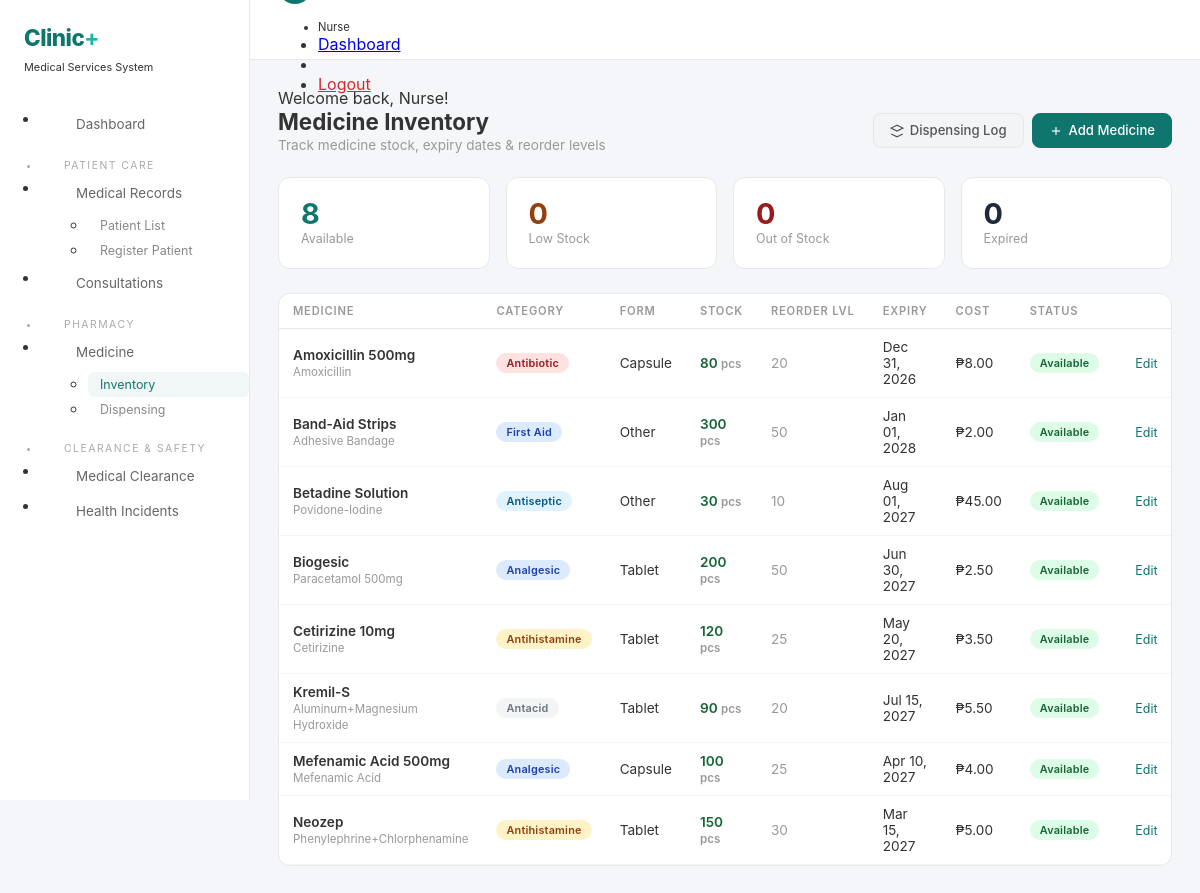
/modules/medicine_inventory/index.php (signed in), run on the app's committed database.
### tables this page shows
CREATE TABLE `medicines` (
  `medicine_id` int(11) NOT NULL AUTO_INCREMENT,
  `name` varchar(200) NOT NULL,
  `generic_name` varchar(200) DEFAULT NULL,
  `category` enum('Analgesic','Antibiotic','Antiviral','Antiseptic','Vitamins','First Aid','Antacid','Antihistamine','Antifungal','Other') DEFAULT 'Other',
  `dosage_form` enum('Tablet','Capsule','Syrup','Cream','Ointment','Injection','Drops','Inhaler','Other') DEFAULT 'Tablet',
  `unit` varchar(50) DEFAULT 'pcs',
  `stock_quantity` int(11) NOT NULL DEFAULT 0,
  `reorder_level` int(11) DEFAULT 10,
  `expiry_date` date DEFAULT NULL,
  `supplier` varchar(150) DEFAULT NULL,
  `unit_cost` decimal(10,2) DEFAULT 0.00,
  `status` enum('Available','Low Stock','Out of Stock','Expired') DEFAULT 'Available',
  `created_at` timestamp NOT NULL DEFAULT current_timestamp(),
  `updated_at` timestamp NOT NULL DEFAULT current_timestamp() ON UPDATE current_timestamp(),
  PRIMARY KEY (`medicine_id`)
);

### config/db.php (called while the page is built, shortened)
<?php
class Database {
    private static ?PDO $connection = null;
    public static function getConnection(): PDO {
        if (self::$connection === null) {
            try { $dsn = sprintf('mysql:host=%s;dbname=%s;charset=%s', self::DB_HOST, self::DB_NAME, self::DB_CHARSET);
                self::$connection = new PDO($dsn, self::DB_USER, self::DB_PASS, self::PDO_OPTIONS);
            } catch (PDOException $e) { $ld=__DIR__.'/../logs'; if(!is_dir($ld))mkdir($ld,0755,true); error_log("[".date('Y-m-d H:i:s')."] DB: ".$e->getMessage().PHP_EOL,3,$ld.'/db_errors.log'); throw new RuntimeException('Database unavailable.'); }
        } return self::$connection;
    }
}

### controllers/ClinicController.php (called while the page is built, shortened)
<?php
require_once __DIR__.'/../config/db.php';
require_once __DIR__.'/../includes/helpers.php';
require_once __DIR__.'/../models/BaseModel.php';
class ClinicController {
    private Medicine $medicine;
    public function __construct() {
        $this->medicine = new Medicine();
    }
    public function getMedicines(): array { $this->medicine->refreshStatuses(); return $this->medicine->all([],'name ASC'); }
}

### models/BaseModel.php (called while the page is built, shortened)
<?php
abstract class BaseModel {
    protected PDO $db;
    protected string $table;
    public function __construct() { $this->db = Database::getConnection(); }
    public function all(array $cond=[], string $order=''): array {
        $sql="SELECT * FROM {$this->table}"; $p=[];
        if($order)$sql.=" ORDER BY $order"; $stmt=$this->db->prepare($sql); $stmt->execute($p); return $stmt->fetchAll(PDO::FETCH_ASSOC);
    }
}

### modules/medicine_inventory/index.php (the view, shortened to what this page needs)
<?php
require_once __DIR__.'/../../controllers/ClinicController.php';
$ctrl=new ClinicController();
$medicines=$ctrl->getMedicines();
$showAdd=($_GET['action']??'')==='add';
$showEdit=isset($_GET['edit']);
$editMed=null;
$stats=['total'=>count($medicines),'available'=>0,'low'=>0,'out'=>0,'expired'=>0];
foreach($medicines as $m){
    if($m['status']==='Available')$stats['available']++;
    elseif($m['status']==='Low Stock')$stats['low']++;
    elseif($m['status']==='Out of Stock')$stats['out']++;
    elseif($m['status']==='Expired')$stats['expired']++;
}
$pageTitle='Medicine Inventory';include __DIR__.'/../../includes/layout_top.php';
?>
<div class="page-hd">
<div><h3>Medicine Inventory</h3><p>Track medicine stock, expiry dates &amp; reorder levels</p></div>
<div class="flex gap-8">
<a href="<?=get_module_path('medicine_inventory')?>/dispensing.php" class="btn btn-s"><svg width="14" height="14" viewBox="0 0 24 24" fill="none" stroke="currentColor" stroke-width="2"><path d="M12 2L2 7l10 5 10-5-10-5z"/><path d="M2 17l10 5 10-5"/></svg> Dispensing Log</a>
<a href="?action=add" class="btn btn-p"><svg width="14" height="14" viewBox="0 0 24 24" fill="none" stroke="currentColor" stroke-width="2"><line x1="12" y1="5" x2="12" y2="19"/><line x1="5" y1="12" x2="19" y2="12"/></svg> Add Medicine</a>
</div>
</div>
<div class="st-row">
<div class="st"><div class="st-v" style="color:#0f766e"><?=$stats['available']?></div><div class="st-l">Available</div></div>
<div class="st"><div class="st-v" style="color:#92400e"><?=$stats['low']?></div><div class="st-l">Low Stock</div></div>
<div class="st"><div class="st-v" style="color:#991b1b"><?=$stats['out']?></div><div class="st-l">Out of Stock</div></div>
<div class="st"><div class="st-v" style="color:#1f2937"><?=$stats['expired']?></div><div class="st-l">Expired</div></div>
</div>
<?php if($showAdd||($showEdit&&$editMed)):$m=$editMed;$isEdit=(bool)$m;?>
<?php else:?>
<div class="card"><div class="card-bd np"><div class="overflow-x">
<table class="tbl"><thead><tr><th>Medicine</th><th>Category</th><th>Form</th><th>Stock</th><th>Reorder Lvl</th><th>Expiry</th><th>Cost</th><th>Status</th><th></th></tr></thead><tbody>
<?php foreach($medicines as $m):
    $expSoon=$m['expiry_date']&&strtotime($m['expiry_date'])<=strtotime('+90 days');
?><tr>
<td><span class="text-bold"><?=sanitize_output($m['name'])?></span><br><span class="text-xs text-muted"><?=sanitize_output($m['generic_name']??'')?></span></td>
<td><?=get_status_badge($m['category'])?></td>
<td class="text-sm"><?=sanitize_output($m['dosage_form'])?></td>
<td class="text-bold" style="color:<?=$m['stock_quantity']<=($m['reorder_level']??10)?'#dc2626':'#166534'?>"><?=$m['stock_quantity']?> <span class="text-xs text-muted"><?=sanitize_output($m['unit']??'')?></span></td>
<td class="text-sm text-muted"><?=$m['reorder_level']?></td>
<td class="text-xs <?=$expSoon?'text-bold':''?>" style="<?=$expSoon?'color:#dc2626':''?>"><?=format_date($m['expiry_date'])?></td>
<td class="text-sm"><?=format_currency((float)$m['unit_cost'])?></td>
<td><?=get_status_badge($m['status'])?></td>
<td><a href="?edit=<?=$m['medicine_id']?>" class="btn-txt" style="font-size:.78rem">Edit</a></td>
</tr><?php endforeach;?>
</tbody></table>
</div></div></div>
<?php endif;?>
<?php include __DIR__.'/../../includes/layout_bottom.php';?>

### includes/helpers.php (shortened to what this page needs)
<?php
function sanitize_output(string $d): string { return htmlspecialchars($d, ENT_QUOTES, 'UTF-8'); }
function base_url(): string { $p=(!empty($_SERVER['HTTPS'])&&$_SERVER['HTTPS']!=='off')?'https':'http'; return "{$p}://".($_SERVER['HTTP_HOST']??'localhost')."/clinic"; }
function get_module_path(string $m): string { return base_url()."/modules/{$m}"; }
function format_date(?string $d, string $f='M d, Y'): string { if(!$d)return "\xe2\x80\x94"; $t=strtotime($d); return $t?date($f,$t):''; }
function format_currency(float $a): string { return "\xe2\x82\xb1".number_format($a,2); }
function get_status_badge(string $s): string {
    $m=['Active'=>'success','Inactive'=>'secondary','Graduated'=>'info','Pending'=>'warning','Cleared'=>'success','Not Cleared'=>'danger','Conditional'=>'warning',
        'Open'=>'danger','Under Review'=>'warning','Resolved'=>'success','Closed'=>'secondary',
        'Ongoing'=>'info','Completed'=>'success','Follow-up'=>'warning','Referred'=>'primary',
        'Available'=>'success','Low Stock'=>'warning','Out of Stock'=>'danger','Expired'=>'dark',
        'Minor'=>'info','Moderate'=>'warning','Severe'=>'danger','Critical'=>'dark',
        'Physical Exam'=>'primary','Lab Result'=>'info','Vaccination'=>'success','Dental'=>'warning','Vision'=>'info','Xray'=>'secondary','Medical History'=>'dark','Other'=>'secondary',
        'Injury'=>'danger','Illness'=>'warning','Allergic Reaction'=>'danger','Fainting'=>'warning','Seizure'=>'danger','Mental Health'=>'info','Accident'=>'danger',
        'Analgesic'=>'primary','Antibiotic'=>'danger','Antiviral'=>'warning','Antiseptic'=>'info','Vitamins'=>'success','First Aid'=>'primary','Antacid'=>'secondary','Antihistamine'=>'warning','Antifungal'=>'info',
        'Tablet'=>'primary','Capsule'=>'info','Syrup'=>'warning','Cream'=>'secondary','Ointment'=>'secondary',
        'Enrollment'=>'primary','OJT'=>'info','Sports'=>'success','Graduation'=>'dark','Employment'=>'warning','Field Trip'=>'info',
        'Archived'=>'secondary','Draft'=>'secondary','Male'=>'primary','Female'=>'info','Unknown'=>'secondary',
        'A+'=>'danger','A-'=>'danger','B+'=>'info','B-'=>'info','AB+'=>'warning','AB-'=>'warning','O+'=>'success','O-'=>'success'];
    $c=$m[$s]??'secondary';
    return '<span class="bd bd-'.$c.'">'.sanitize_output($s).'</span>';
}

### includes/layout_top.php (style rules this page uses)
:root { --c1:#0f766e;--c2:#14b8a6;--bg:#f4f6f9;--card:#fff;--border:#e8e8e8 }
* { box-sizing:border-box }
body { background:var(--bg);font-family:-apple-system,BlinkMacSystemFont,'Segoe UI',Roboto,sans-serif;margin:0;color:#333 }
.bd { display:inline-block;padding:3px 10px;border-radius:20px;font-size:.68rem;font-weight:600;letter-spacing:.2px;white-space:nowrap }
.bd-primary { background:#dbeafe;color:#1e40af }
.bd-success { background:#dcfce7;color:#166534 }
.bd-warning { background:#fef3c7;color:#92400e }
.bd-danger { background:#fee2e2;color:#991b1b }
.bd-info { background:#e0f2fe;color:#075985 }
.bd-secondary { background:#f3f4f6;color:#6b7280 }
.st { background:var(--card);border-radius:12px;padding:22px;border:1px solid var(--border);transition:.2s }
.st-v { font-size:1.8rem;font-weight:700;line-height:1 }
.st-l { font-size:.78rem;color:#999;margin-top:2px }
.page-hd { display:flex;align-items:center;justify-content:space-between;flex-wrap:wrap;gap:12px;margin-bottom:24px }
.page-hd h3 { font-weight:700;font-size:1.4rem;margin:0 }
.page-hd p { color:#999;font-size:.85rem;margin:2px 0 0 }
.card { background:var(--card);border:1px solid var(--border);border-radius:12px;overflow:hidden;margin-bottom:16px }
.card-bd { padding:24px }
.card-bd.np { padding:0 }
.tbl { width:100%;border-collapse:collapse }
.tbl th { font-size:.7rem;text-transform:uppercase;letter-spacing:.8px;color:#999;font-weight:600;padding:10px 14px;border-bottom:1px solid var(--border);text-align:left;white-space:nowrap }
.tbl td { padding:10px 14px;border-bottom:1px solid #f5f5f5;font-size:.85rem;vertical-align:middle }
.btn { display:inline-flex;align-items:center;gap:6px;padding:7px 16px;border-radius:8px;font-size:.82rem;font-weight:500;border:1px solid var(--border);background:#fff;color:#555;cursor:pointer;transition:.15s;text-decoration:none;line-height:1.4 }
.btn-p { background:var(--c1);color:#fff;border-color:var(--c1) }
.btn-s { background:#f3f4f6;color:#555;border-color:#e5e7eb }
.btn-txt { background:none;border:none;color:var(--c1);padding:4px 8px;font-size:.78rem;cursor:pointer;text-decoration:none }
.st-row { display:grid;grid-template-columns:repeat(4,1fr);gap:16px;margin-bottom:24px }
.text-bold { font-weight:600 }
.text-muted { color:#999 }
.text-sm { font-size:.82rem }
.text-xs { font-size:.72rem }
.flex { display:flex }
.gap-8 { gap:8px }
.overflow-x { overflow-x:auto }

### data on the page
medicines: name "Amoxicillin 500mg", generic_name "Amoxicillin", category "Antibiotic Available", dosage_form "Capsule", stock_quantity "80", unit "pcs", reorder_level "20", expiry_date "Dec 31, 2026", unit_cost "₱8.00"
medicines: name "Band-Aid Strips", generic_name "Adhesive Bandage", category "First Aid Available", dosage_form "Other", stock_quantity "300", unit "pcs", reorder_level "50", expiry_date "Jan 01, 2028", unit_cost "₱2.00"
medicines: name "Betadine Solution", generic_name "Povidone-Iodine", category "Antiseptic Available", dosage_form "Other", stock_quantity "30", unit "pcs", reorder_level "10", expiry_date "Aug 01, 2027", unit_cost "₱45.00"
medicines: name "Biogesic", generic_name "Paracetamol 500mg", category "Analgesic Available", dosage_form "Tablet", stock_quantity "200", unit "pcs", reorder_level "50", expiry_date "Jun 30, 2027", unit_cost "₱2.50"
medicines: name "Cetirizine 10mg", generic_name "Cetirizine", category "Antihistamine Available", dosage_form "Tablet", stock_quantity "120", unit "pcs", reorder_level "25", expiry_date "May 20, 2027", unit_cost "₱3.50"
medicines: name "Kremil-S", generic_name "Aluminum+Magnesium Hydroxide", category "Antacid Available", dosage_form "Tablet", stock_quantity "90", unit "pcs", reorder_level "20", expiry_date "Jul 15, 2027", unit_cost "₱5.50"
medicines: name "Mefenamic Acid 500mg", generic_name "Mefenamic Acid", category "Analgesic Available", dosage_form "Capsule", stock_quantity "100", unit "pcs", reorder_level "25", expiry_date "Apr 10, 2027", unit_cost "₱4.00"
medicines: name "Neozep", generic_name "Phenylephrine+Chlorphenamine", category "Antihistamine Available", dosage_form "Tablet", stock_quantity "150", unit "pcs", reorder_level "30", expiry_date "Mar 15, 2027", unit_cost "₱5.00"

### other printed values
Auth::getUserRole() "Nurse"
sanitize_output($__msg) "Welcome back, Nurse!"
$stats['available'] "8"
$stats['low'] "0"
$stats['out'] "0"
$stats['expired'] "0"
